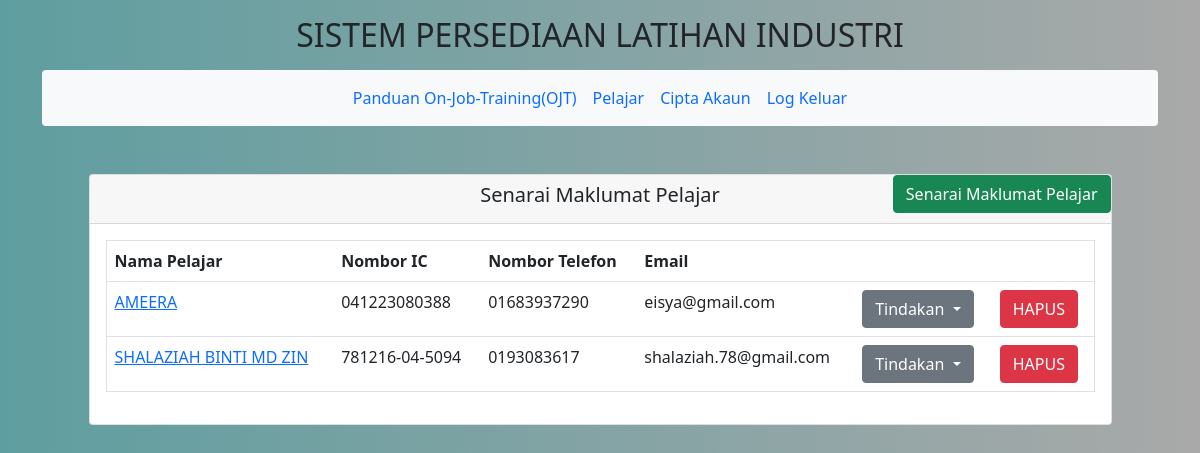
The app's page /admin2/pelajar.php with its own data.
### tables this page shows
CREATE TABLE `pelajar` (
  `id_user` varchar(50) NOT NULL,
  `namapel` varchar(50) NOT NULL,
  `noic` varchar(14) NOT NULL,
  `tarikhlahir` date NOT NULL,
  `tempatlahir` varchar(50) NOT NULL,
  `adikberadik` int NOT NULL,
  `jantina` varchar(50) NOT NULL,
  `bangsa` varchar(50) NOT NULL,
  `agama` varchar(20) NOT NULL,
  `alamat` varchar(250) NOT NULL,
  `email` varchar(30) NOT NULL,
  `notel` varchar(14) NOT NULL,
  `gambar` varchar(250) NOT NULL
);

### admin2/pelajar.php (the view, shortened to what this page needs)
<?php
include '../config.php';
?>
<!doctype html>
<html lang="en">
  <head>
    <link href="https://cdn.jsdelivr.net/npm/bootstrap@5.1.3/dist/css/bootstrap.min.css" rel="stylesheet">
</head>
<body>
<div class="container-xl mb-4">
    <center><p>
      <h2>SISTEM PERSEDIAAN LATIHAN INDUSTRI</h2><p>
    </center>
    <nav class="navbar navbar-expand-sm bg-light rounded" aria-label="Twelfth navbar example">
      <div class="container-fluid">
        <div class="collapse navbar-collapse justify-content-md-center" id="navbar">
          <ul class="navbar-nav">
            <li class="nav-item">
              <a class="nav-link active" href="admin_panduanojt.php">Panduan On-Job-Training(OJT)</a>
            </li>
            <li>
              <a class="nav-link" href="pelajar.php">Pelajar</a>
            </li>
            <li>
            <a class="nav-link" href="accPelajar.php">Cipta Akaun</a>
            </li>
            <li class="nav-item">
              <a class="nav-link" href="../logout.php" onclick="return confirm('Anda Pasti Mahu Log Keluar?')">Log Keluar</a>
            </li>
          </ul>
        </div>
      </div>
    </nav>
</div>
<br>
    <div class="container">
    <div class="row">
     <center>
      <div class="col-md-11">
      <div class="card">
        <div class="card-header">
           <h5>Senarai Maklumat Pelajar</h5>
          <a href="generate_pdf3.php?id_user=<?php echo $data["id_user"]; ?>" class="btn btn-success position-absolute top-0 end-0">Senarai Maklumat Pelajar</a>
        </div>
        <div class="card-body table-responsive">
          <div class="">
            <table class="table border 1">
              <tr>
                <th>Nama Pelajar</th>
                <th>Nombor IC</th>
                <th>Nombor Telefon</th>
                <th>Email</th>
                <th></th>
                <th></th>
              </tr>
            <?php
            $query="SELECT * FROM pelajar";
            $query_run=mysqli_query($conn,$query);
            if (mysqli_num_rows($query_run)>0) {
              foreach ($query_run as $data) {
                ?>
                <tr>
                  <td><a href="maklumat_pelajar.php?id_user=<?php echo $data["id_user"]; ?>" data-toggle="tooltips" placement="top" title="Maklumat Pelajar"><?= $data['namapel']?></a></td>
                  <td><?= $data['noic']?></td>
                  <td><?= $data['notel']?></td>
                  <td><?= $data['email']?></td>
                  <td>
                      <div class="dropdown">
                        <button class="btn btn-secondary dropdown-toggle" type="button" data-bs-toggle="dropdown" aria-expanded="false">
                                Tindakan
                        </button>
                      </div>
                  </td>
                  <td><a href="pros_Deletemp.php?id_user=<?= $data['id_user']; ?>" class="btn btn-danger btn-md" onClick="return confirm('Anda Pasti Mahu Hapus <?= $data['id_user']; ?>? ')">HAPUS</a></td>
                </tr>
                <?php
              }
            }else{
            ?>
                  <tr>
                    <td colspan="3" style="text-align: center;">Tiada Data</td>
                  </tr>
            <?php
            }
            ?>
            </table>
            </div>
        </div>
      </div>
    </div>
  </div>
  </div>
  <br>
</body>
</html>

### admin2/pelajar.php (style rules this page uses)
body { padding-bottom: 20px; background: linear-gradient(to right, CadetBlue, DarkGrey); }
.navbar { margin-bottom: 20px; }

### records on screen
pelajar: namapel "AMEERA", noic "041223080388", notel "01683937290", email "eisya@gmail.com"
pelajar: namapel "SHALAZIAH BINTI MD ZIN", noic "781216-04-5094", notel "0193083617", email "shalaziah.78@gmail.com"
